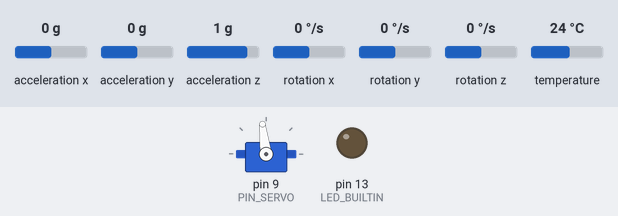
Bench run of a sketch on a simulated Arduino Uno, built with avr-gcc and run on an emulated ATmega328P. On the bench: servo, output pins drawn as LEDs (lit = HIGH). The test bench sets the inputs (shaded band); at power-on: acceleration y 0 g, acceleration x 0 g, acceleration z 1 g, rotation x 0 °/s, rotation y 0 °/s, rotation z 0 °/s, temperature 24 °C. What the sketch prints to the serial monitor is not drawn.

Above: at 9.8 s.
9.9 s: acceleration y set to -1.4 g
At 11.3 s:
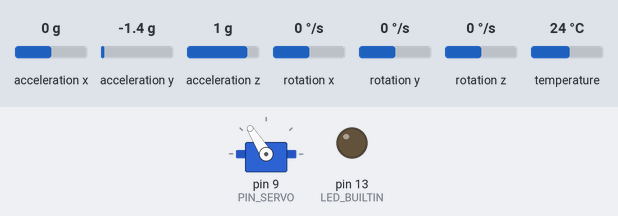
12.9 s: acceleration x set to -1.4 g
At 15.6 s:
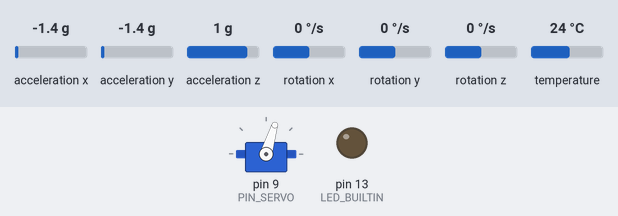
15.9 s: acceleration z set to -1.4 g
18.1 s: rotation x set to -192 °/s
Timing chart, 0 to 21.1 s (numbered marks = the images above; inputs shaded):
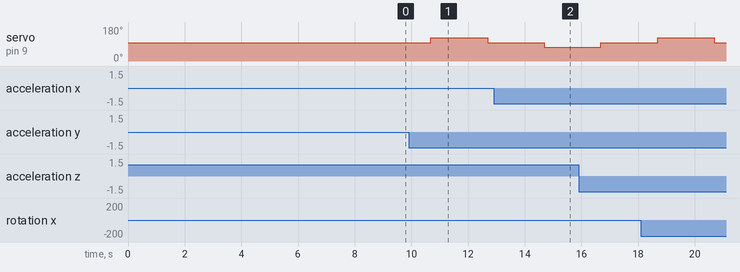

The sketch:

validar_observador_tustin.ino
```cpp
/* Validacion real del observador de estimar_theta_punto.m.
 * Ejecutar exportar_observador_tustin en MATLAB antes de compilar este sketch.
 * Servo pin 9: 1544 -> 1800 -> 1544 -> 1300, 2 s por nivel.
 * MPU6050: mismo eje X, calibracion y filtro complementario de Practica3.
 * Tustin fisico: xhat[k]=Ad*xhat[k-1]+Bu*(u[k-2]+u[k-3])+By*(y[k]+y[k-1]).
 * u[k] = pulso - 1544 us; y[k] = angulo relativo al cero calibrado.
 * Se rebasa el equilibrio del modelo al centro del servo (modelo lineal).
 * Estados iniciales del observador: cero; no usa el giro como correccion.
 * Trama: 'abcd' + 4 float32 little endian (20 bytes):
 * omega_est [rad/s], omega_gyro [rad/s], theta_est [rad], theta_filtro [rad].
 * Sin texto por Serial. LED encendido: plazo perdido o trama omitida;
 * descartar el ensayo, porque el observador supone Ts fijo.
 */
#include <Wire.h>
#include <Servo.h>
#include <Adafruit_MPU6050.h>
#include <Adafruit_Sensor.h>
#include <string.h>
#include "coeficientes_observador_tustin.h"

Adafruit_MPU6050 mpu;
Servo miServo;

const uint8_t PIN_SERVO = 9;
// Esta orden define la posicion de referencia de 0 grados.
const int PULSO_CENTRO_US = 1544;
const uint32_t ESTABILIZACION_SERVO_MS = 2000;
const uint16_t MUESTRAS_ASENTAMIENTO_FILTRO = 50; // 1 s a 50 Hz
const uint16_t MUESTRAS_OFFSET_ANGULO = 150; // Promediar durante 3 s
const uint32_t INTERVALO_EXCITACION_US = 2000000UL;

const uint16_t SECUENCIA_SERVO_US[] = {PULSO_CENTRO_US, 1800, PULSO_CENTRO_US, 1300};
const uint8_t CANTIDAD_PULSOS =
    sizeof(SECUENCIA_SERVO_US) / sizeof(SECUENCIA_SERVO_US[0]);

const uint8_t MPU_ADDR = 0x68;
const uint32_t SERIAL_BAUD = 115200;
const uint32_t I2C_CLOCK_HZ = 400000;
const uint32_t SAMPLE_PERIOD_US = 20000UL; // Ciclo completo a 50 Hz
const uint32_t RESERVA_TX_US = 3500UL; // 20 bytes a 115200: ~1736 us
static_assert(sizeof(float) == 4, "La trama requiere float32");
static_assert(INTERVALO_EXCITACION_US % SAMPLE_PERIOD_US == 0,
              "Cada escalon debe durar un numero entero de periodos");
// Coeficientes del filtro complementario Tustin incluidos en el encabezado.

float thetaEst = 0.0f; // estado fisico, rad
float yAnterior = 0.0f;
float uTresMuestrasAntes = 0.0f;
float accAnterior = 0.0f; // grados
float gyroAnterior = 0.0f; // grados/s
bool filtroInicializado = false;
float omegaEst = 0.0f; // rad/s
float omegaGyro = 0.0f; // rad/s, corregida por bias
// Historial de entrada relativa al centro: u[-1] = u[-2] = 0 us.
float uAnterior = 0.0f; // u[k-1]
float uDosMuestrasAntes = 0.0f; // u[k-2], retardo de 40 ms
float gyroX_offsetRadS = 0.0;
float anguloAccX = 0.0;
float anguloGyroX = 0.0;
float anguloFiltradoX = 0.0;
float offsetAnguloX = 0.0;
// Entrada u: orden enviada al servo; no es una medicion de pulsos ni de posicion.
float comandoServoUs = PULSO_CENTRO_US;

uint32_t tiempoAnteriorUs = 0;
uint32_t proximaMuestraUs = 0;
uint32_t proximoCambioServoUs = 0;
uint8_t indicePulso = 0;

void sendBinaryFrame() {
  if ((int32_t)(proximaMuestraUs - micros()) < (int32_t)RESERVA_TX_US ||
      Serial.availableForWrite() < 20) {
    digitalWrite(LED_BUILTIN, HIGH);
    return;
  }
  uint8_t trama[20] = {'a', 'b', 'c', 'd'};
  const float valores[] = {omegaEst, omegaGyro, thetaEst, (anguloFiltradoX - offsetAnguloX) * PI / 180.0f};
  for (uint8_t i = 0; i < 4; ++i) {
    uint32_t bits;
    memcpy(&bits, &valores[i], sizeof(bits));
    for (uint8_t j = 0; j < 4; ++j)
      trama[4 + 4 * i + j] = (uint8_t)(bits >> (8 * j));
  }
  Serial.write(trama, sizeof(trama)); // UART en segundo plano, sin flush()
}

void setup() {
  Serial.begin(SERIAL_BAUD);
  Wire.begin();
  Wire.setClock(I2C_CLOCK_HZ);

  // Mantener el actuador en el punto medio durante la calibracion.
  comandoServoUs = PULSO_CENTRO_US;
  miServo.writeMicroseconds((int)comandoServoUs);
  miServo.attach(PIN_SERVO);

  pinMode(LED_BUILTIN, OUTPUT);
  digitalWrite(LED_BUILTIN, LOW);
  if (!mpu.begin(MPU_ADDR)) {
    digitalWrite(LED_BUILTIN, HIGH);
    while (true) delay(100);
  }

  mpu.setAccelerometerRange(MPU6050_RANGE_2_G);
  mpu.setGyroRange(MPU6050_RANGE_2000_DEG);
  mpu.setFilterBandwidth(MPU6050_BAND_44_HZ);

  // Mantener el sistema quieto durante esta calibracion inicial.
  delay(ESTABILIZACION_SERVO_MS);
  calibrarGyro();
  calibrarCeroAngular();

  // La adquisicion comienza en el centro mecanico.
  comandoServoUs = (float)SECUENCIA_SERVO_US[indicePulso];
  miServo.writeMicroseconds((int)comandoServoUs);

  const uint32_t ahoraUs = micros();
  tiempoAnteriorUs = ahoraUs;
  proximaMuestraUs = ahoraUs + SAMPLE_PERIOD_US;
  proximoCambioServoUs = proximaMuestraUs + INTERVALO_EXCITACION_US;
}

void loop() {
  const uint32_t ahoraUs = micros();
  if ((int32_t)(ahoraUs - proximaMuestraUs) < 0) return;
  proximaMuestraUs += SAMPLE_PERIOD_US;
  while ((int32_t)(ahoraUs - proximaMuestraUs) >= 0) {
    digitalWrite(LED_BUILTIN, HIGH);
    proximaMuestraUs += SAMPLE_PERIOD_US;
  }

  const float dt = (ahoraUs - tiempoAnteriorUs) * 1.0e-6;
  tiempoAnteriorUs = ahoraUs;
  actualizarAngulo(dt);

  // y[k] se mide antes de aplicar u[k], retenida hasta el siguiente ciclo.
  // Los cambios de nivel tambien ocurren sobre esta grilla de 20 ms.
  if ((int32_t)(ahoraUs - proximoCambioServoUs) >= 0) {
    do {
      proximoCambioServoUs += INTERVALO_EXCITACION_US;
      indicePulso = (indicePulso + 1) % CANTIDAD_PULSOS;
    } while ((int32_t)(ahoraUs - proximoCambioServoUs) >= 0);
  }
  comandoServoUs = (float)SECUENCIA_SERVO_US[indicePulso];
  miServo.writeMicroseconds((int)comandoServoUs);
  const float y = (anguloFiltradoX - offsetAnguloX) * PI / 180.0f;
  const float u = comandoServoUs - PULSO_CENTRO_US;
  // Integrar el intervalo anterior usando los extremos de las senales.
  const float sumaU = uDosMuestrasAntes + uTresMuestrasAntes;
  const float sumaY = y + yAnterior;
  const float thetaSiguiente = OBS_A11*thetaEst + OBS_A12*omegaEst + OBS_BU1*sumaU + OBS_BY1*sumaY;
  const float omegaSiguiente = OBS_A21*thetaEst + OBS_A22*omegaEst + OBS_BU2*sumaU + OBS_BY2*sumaY;
  thetaEst = thetaSiguiente;
  omegaEst = omegaSiguiente;
  sendBinaryFrame(); // estados fisicos y sensores del instante actual
  yAnterior = y;
  uTresMuestrasAntes = uDosMuestrasAntes;
  uDosMuestrasAntes = uAnterior;
  uAnterior = u;
  if ((int32_t)(micros() - proximaMuestraUs) >= 0)
    digitalWrite(LED_BUILTIN, HIGH);
}

// El mismo filtro se usa durante la calibracion y durante la adquisicion.
void actualizarAngulo(float dt) {
  sensors_event_t accel, gyro, temperatura;
  mpu.getEvent(&accel, &gyro, &temperatura);
  anguloAccX =
      atan2(accel.acceleration.y,
            sqrt(sq(accel.acceleration.x) + sq(accel.acceleration.z))) *
      180.0 / PI;
  omegaGyro = gyro.gyro.x - gyroX_offsetRadS;
  const float gyroX_dps =
      (gyro.gyro.x - gyroX_offsetRadS) * 180.0 / PI;
  if (!filtroInicializado) {
    accAnterior = anguloAccX;
    gyroAnterior = gyroX_dps;
    anguloFiltradoX = anguloAccX;
    filtroInicializado = true;
    return;
  }
  // Tustin con Ts fijo de 20 ms; dt solo se conserva para diagnostico.
  (void)dt;
  anguloGyroX += 0.01f * (gyroX_dps + gyroAnterior);
  anguloFiltradoX = FILTRO_A*anguloFiltradoX +
      FILTRO_ACC*(anguloAccX + accAnterior) +
      FILTRO_GYRO*(gyroX_dps + gyroAnterior);
  accAnterior = anguloAccX;
  gyroAnterior = gyroX_dps;
}

void calibrarCeroAngular() {
  // No hay excitacion ni tramas durante esta etapa; el servo sigue en 1544 us.
  actualizarAngulo(0.0f);
  anguloFiltradoX = anguloAccX;
  uint32_t anteriorUs = micros();
  uint32_t siguienteUs = anteriorUs + SAMPLE_PERIOD_US;
  float sumaAngulo = 0.0f;
  const uint16_t total = MUESTRAS_ASENTAMIENTO_FILTRO + MUESTRAS_OFFSET_ANGULO;
  for (uint16_t i = 0; i < total; ++i) {
    while ((int32_t)(micros() - siguienteUs) < 0) {}
    const uint32_t ahoraUs = micros();
    actualizarAngulo((ahoraUs - anteriorUs) * 1.0e-6f);
    anteriorUs = ahoraUs;
    siguienteUs += SAMPLE_PERIOD_US;
    if (i >= MUESTRAS_ASENTAMIENTO_FILTRO)
      sumaAngulo += anguloFiltradoX;
  }
  offsetAnguloX = sumaAngulo / MUESTRAS_OFFSET_ANGULO;
}

void calibrarGyro() {
  float sumaXRadS = 0.0;
  const int muestras = 500;

  for (int i = 0; i < muestras; i++) {
    sensors_event_t accel, gyro, temperatura;
    mpu.getEvent(&accel, &gyro, &temperatura);
    sumaXRadS += gyro.gyro.x;
    delay(3);
  }

  gyroX_offsetRadS = sumaXRadS / muestras;
}
```

coeficientes_observador_tustin.h
```cpp
// Generado por exportar_observador_tustin.m
#pragma once
const float OBS_A11 = 5.585866480e-01f;
const float OBS_A12 = 1.038227184e-02f;
const float OBS_A21 = -3.164271715e+01f;
const float OBS_A22 = 1.214846979e-01f;
const float OBS_BU1 = 3.335980872e-05f;
const float OBS_BU2 = 3.603499850e-03f;
const float OBS_BY1 = 1.704824360e-01f;
const float OBS_BY2 = 1.039617635e+01f;
const float FILTRO_A = 9.399814328e-01f;
const float FILTRO_ACC = 3.000928359e-02f;
const float FILTRO_GYRO = 9.699907164e-03f;
```
